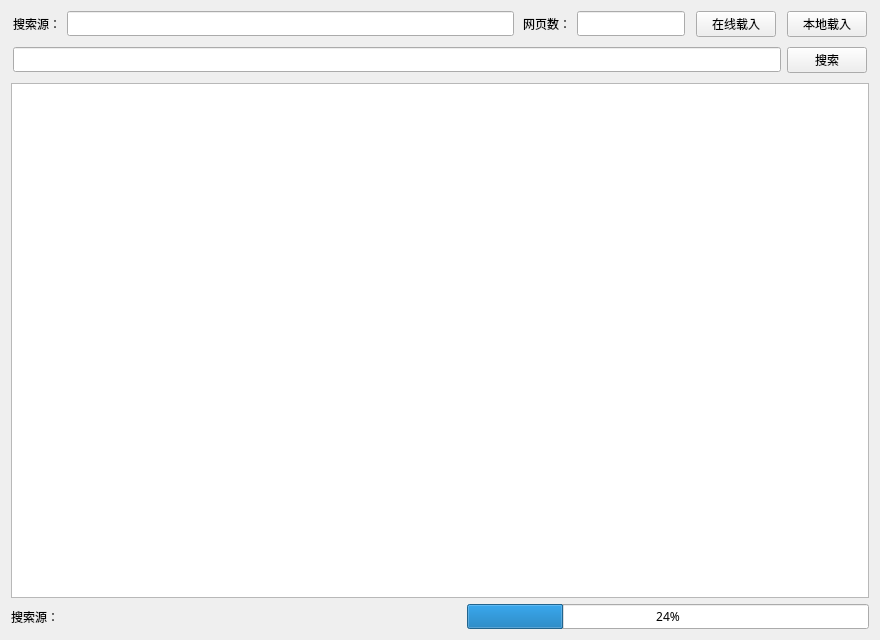
<?xml version="1.0" encoding="UTF-8"?>
<ui version="4.0">
 <class>Widget</class>
 <widget class="QWidget" name="Widget">
  <property name="geometry">
   <rect>
    <x>0</x>
    <y>0</y>
    <width>880</width>
    <height>640</height>
   </rect>
  </property>
  <property name="font">
   <font>
    <family>微软雅黑</family>
   </font>
  </property>
  <property name="windowTitle">
   <string>Prototype Phoenix</string>
  </property>
  <property name="windowIcon">
   <iconset>
    <normaloff>globe_search.ico</normaloff>globe_search.ico</iconset>
  </property>
  <layout class="QVBoxLayout" name="verticalLayout_2">
   <item>
    <layout class="QHBoxLayout" name="horizontalLayout_2">
     <item>
      <spacer name="horizontalSpacer_5">
       <property name="orientation">
        <enum>Qt::Horizontal</enum>
       </property>
       <property name="sizeType">
        <enum>QSizePolicy::Fixed</enum>
       </property>
       <property name="sizeHint" stdset="0">
        <size>
         <width>2</width>
         <height>20</height>
        </size>
       </property>
      </spacer>
     </item>
     <item>
      <widget class="QLabel" name="label">
       <property name="text">
        <string>搜索源：</string>
       </property>
      </widget>
     </item>
     <item>
      <widget class="QLineEdit" name="lineEditSource"/>
     </item>
     <item>
      <spacer name="horizontalSpacer_4">
       <property name="orientation">
        <enum>Qt::Horizontal</enum>
       </property>
       <property name="sizeType">
        <enum>QSizePolicy::Fixed</enum>
       </property>
       <property name="sizeHint" stdset="0">
        <size>
         <width>3</width>
         <height>20</height>
        </size>
       </property>
      </spacer>
     </item>
     <item>
      <widget class="QLabel" name="label_2">
       <property name="text">
        <string>网页数：</string>
       </property>
      </widget>
     </item>
     <item>
      <widget class="QLineEdit" name="lineEditNumber">
       <property name="sizePolicy">
        <sizepolicy hsizetype="Fixed" vsizetype="Fixed">
         <horstretch>0</horstretch>
         <verstretch>0</verstretch>
        </sizepolicy>
       </property>
      </widget>
     </item>
     <item>
      <spacer name="horizontalSpacer_3">
       <property name="orientation">
        <enum>Qt::Horizontal</enum>
       </property>
       <property name="sizeType">
        <enum>QSizePolicy::Fixed</enum>
       </property>
       <property name="sizeHint" stdset="0">
        <size>
         <width>5</width>
         <height>20</height>
        </size>
       </property>
      </spacer>
     </item>
     <item>
      <widget class="QPushButton" name="pushButtonGet">
       <property name="text">
        <string>在线载入</string>
       </property>
      </widget>
     </item>
     <item>
      <spacer name="horizontalSpacer_2">
       <property name="orientation">
        <enum>Qt::Horizontal</enum>
       </property>
       <property name="sizeType">
        <enum>QSizePolicy::Fixed</enum>
       </property>
       <property name="sizeHint" stdset="0">
        <size>
         <width>5</width>
         <height>20</height>
        </size>
       </property>
      </spacer>
     </item>
     <item>
      <widget class="QPushButton" name="pushButtonLoad">
       <property name="sizePolicy">
        <sizepolicy hsizetype="Fixed" vsizetype="Fixed">
         <horstretch>0</horstretch>
         <verstretch>0</verstretch>
        </sizepolicy>
       </property>
       <property name="text">
        <string>本地载入</string>
       </property>
      </widget>
     </item>
     <item>
      <spacer name="horizontalSpacer_8">
       <property name="orientation">
        <enum>Qt::Horizontal</enum>
       </property>
       <property name="sizeType">
        <enum>QSizePolicy::Fixed</enum>
       </property>
       <property name="sizeHint" stdset="0">
        <size>
         <width>2</width>
         <height>20</height>
        </size>
       </property>
      </spacer>
     </item>
    </layout>
   </item>
   <item>
    <spacer name="verticalSpacer">
     <property name="orientation">
      <enum>Qt::Vertical</enum>
     </property>
     <property name="sizeType">
      <enum>QSizePolicy::Minimum</enum>
     </property>
     <property name="sizeHint" stdset="0">
      <size>
       <width>20</width>
       <height>4</height>
      </size>
     </property>
    </spacer>
   </item>
   <item>
    <layout class="QHBoxLayout" name="horizontalLayout">
     <item>
      <spacer name="horizontalSpacer_6">
       <property name="orientation">
        <enum>Qt::Horizontal</enum>
       </property>
       <property name="sizeType">
        <enum>QSizePolicy::Fixed</enum>
       </property>
       <property name="sizeHint" stdset="0">
        <size>
         <width>2</width>
         <height>20</height>
        </size>
       </property>
      </spacer>
     </item>
     <item>
      <widget class="QLineEdit" name="lineEditTarget"/>
     </item>
     <item>
      <widget class="QPushButton" name="pushButtonSearch">
       <property name="text">
        <string>搜索</string>
       </property>
      </widget>
     </item>
     <item>
      <spacer name="horizontalSpacer_7">
       <property name="orientation">
        <enum>Qt::Horizontal</enum>
       </property>
       <property name="sizeType">
        <enum>QSizePolicy::Fixed</enum>
       </property>
       <property name="sizeHint" stdset="0">
        <size>
         <width>2</width>
         <height>20</height>
        </size>
       </property>
      </spacer>
     </item>
    </layout>
   </item>
   <item>
    <spacer name="verticalSpacer_2">
     <property name="orientation">
      <enum>Qt::Vertical</enum>
     </property>
     <property name="sizeType">
      <enum>QSizePolicy::Minimum</enum>
     </property>
     <property name="sizeHint" stdset="0">
      <size>
       <width>20</width>
       <height>4</height>
      </size>
     </property>
    </spacer>
   </item>
   <item>
    <layout class="QVBoxLayout" name="verticalLayout">
     <item>
      <widget class="QTextBrowser" name="textBrowser">
       <property name="horizontalScrollBarPolicy">
        <enum>Qt::ScrollBarAsNeeded</enum>
       </property>
      </widget>
     </item>
     <item>
      <layout class="QHBoxLayout" name="horizontalLayout_3">
       <item>
        <widget class="QLabel" name="labelStatus">
         <property name="text">
          <string>搜索源：</string>
         </property>
        </widget>
       </item>
       <item>
        <spacer name="horizontalSpacer">
         <property name="orientation">
          <enum>Qt::Horizontal</enum>
         </property>
         <property name="sizeHint" stdset="0">
          <size>
           <width>40</width>
           <height>20</height>
          </size>
         </property>
        </spacer>
       </item>
       <item>
        <widget class="QProgressBar" name="progressBar">
         <property name="autoFillBackground">
          <bool>false</bool>
         </property>
         <property name="value">
          <number>24</number>
         </property>
         <property name="alignment">
          <set>Qt::AlignCenter</set>
         </property>
         <property name="textVisible">
          <bool>true</bool>
         </property>
         <property name="textDirection">
          <enum>QProgressBar::TopToBottom</enum>
         </property>
        </widget>
       </item>
      </layout>
     </item>
    </layout>
   </item>
  </layout>
 </widget>
 <layoutdefault spacing="6" margin="11"/>
 <resources/>
 <connections/>
</ui>
